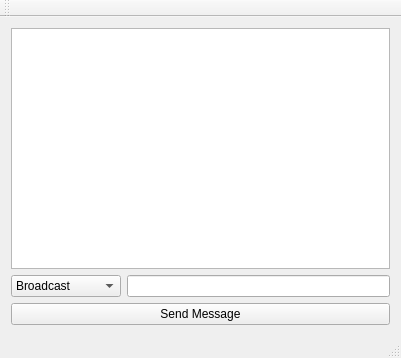
<?xml version="1.0" encoding="UTF-8"?>
<ui version="4.0">
 <class>MainWindow</class>
 <widget class="QMainWindow" name="MainWindow">
  <property name="geometry">
   <rect>
    <x>0</x>
    <y>0</y>
    <width>401</width>
    <height>358</height>
   </rect>
  </property>
  <property name="windowTitle">
   <string>Client</string>
  </property>
  <property name="styleSheet">
   <string notr="true"/>
  </property>
  <widget class="QWidget" name="centralWidget">
   <layout class="QGridLayout" name="gridLayout">
    <item row="0" column="0">
     <widget class="QTextBrowser" name="textBrowser_receivedMessages">
      <property name="styleSheet">
       <string notr="true"/>
      </property>
     </widget>
    </item>
    <item row="1" column="0">
     <layout class="QGridLayout" name="gridLayout_2">
      <item row="0" column="0" colspan="2">
       <layout class="QHBoxLayout" name="horizontalLayout">
        <item>
         <widget class="QComboBox" name="comboBox_receiver">
          <property name="minimumSize">
           <size>
            <width>110</width>
            <height>0</height>
           </size>
          </property>
          <item>
           <property name="text">
            <string>Broadcast</string>
           </property>
          </item>
         </widget>
        </item>
        <item>
         <widget class="QLineEdit" name="lineEdit_message">
          <property name="minimumSize">
           <size>
            <width>150</width>
            <height>0</height>
           </size>
          </property>
          <property name="styleSheet">
           <string notr="true"/>
          </property>
         </widget>
        </item>
       </layout>
      </item>
      <item row="1" column="0" colspan="2">
       <widget class="QPushButton" name="pushButton_sendMessage">
        <property name="minimumSize">
         <size>
          <width>0</width>
          <height>0</height>
         </size>
        </property>
        <property name="styleSheet">
         <string notr="true"/>
        </property>
        <property name="text">
         <string>Send Message</string>
        </property>
       </widget>
      </item>
     </layout>
    </item>
   </layout>
  </widget>
  <widget class="QMenuBar" name="menuBar">
   <property name="geometry">
    <rect>
     <x>0</x>
     <y>0</y>
     <width>401</width>
     <height>22</height>
    </rect>
   </property>
  </widget>
  <widget class="QToolBar" name="mainToolBar">
   <attribute name="toolBarArea">
    <enum>TopToolBarArea</enum>
   </attribute>
   <attribute name="toolBarBreak">
    <bool>false</bool>
   </attribute>
  </widget>
  <widget class="QStatusBar" name="statusBar"/>
 </widget>
 <layoutdefault spacing="6" margin="11"/>
 <resources/>
 <connections/>
</ui>
